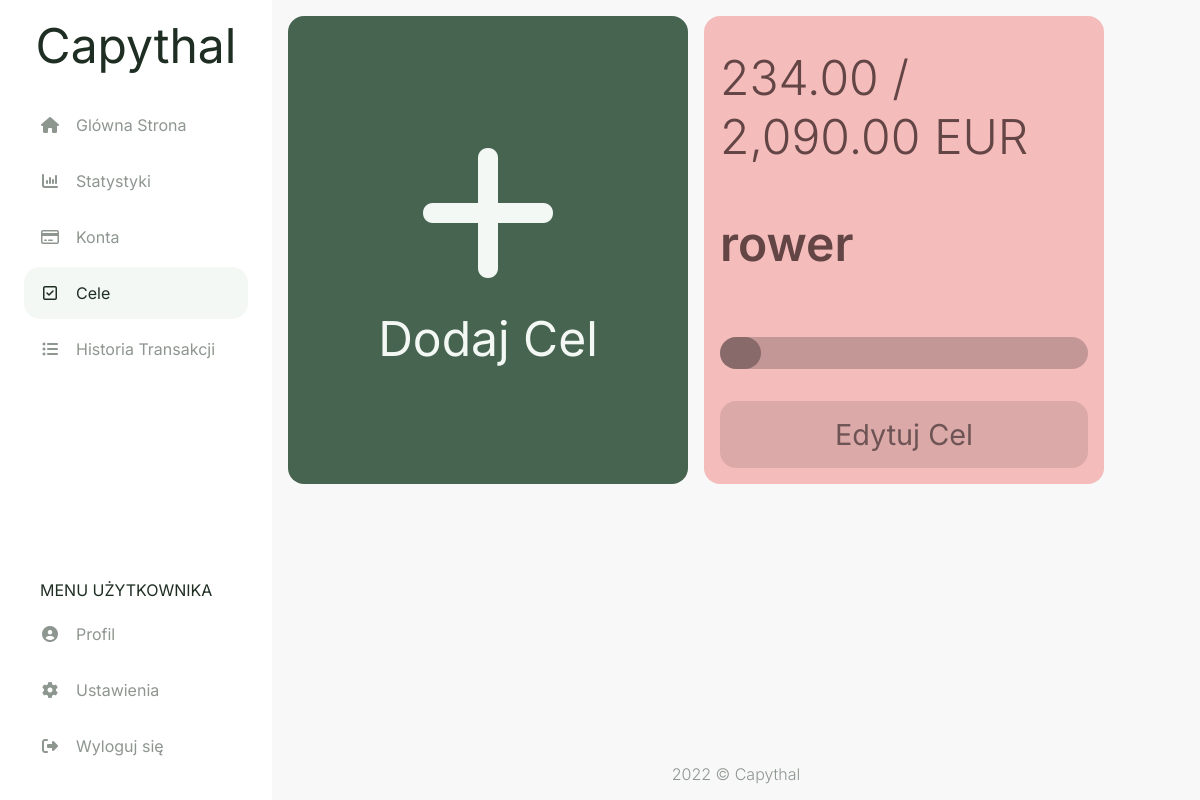
The page /goals (signed in) on the database as committed earlier.
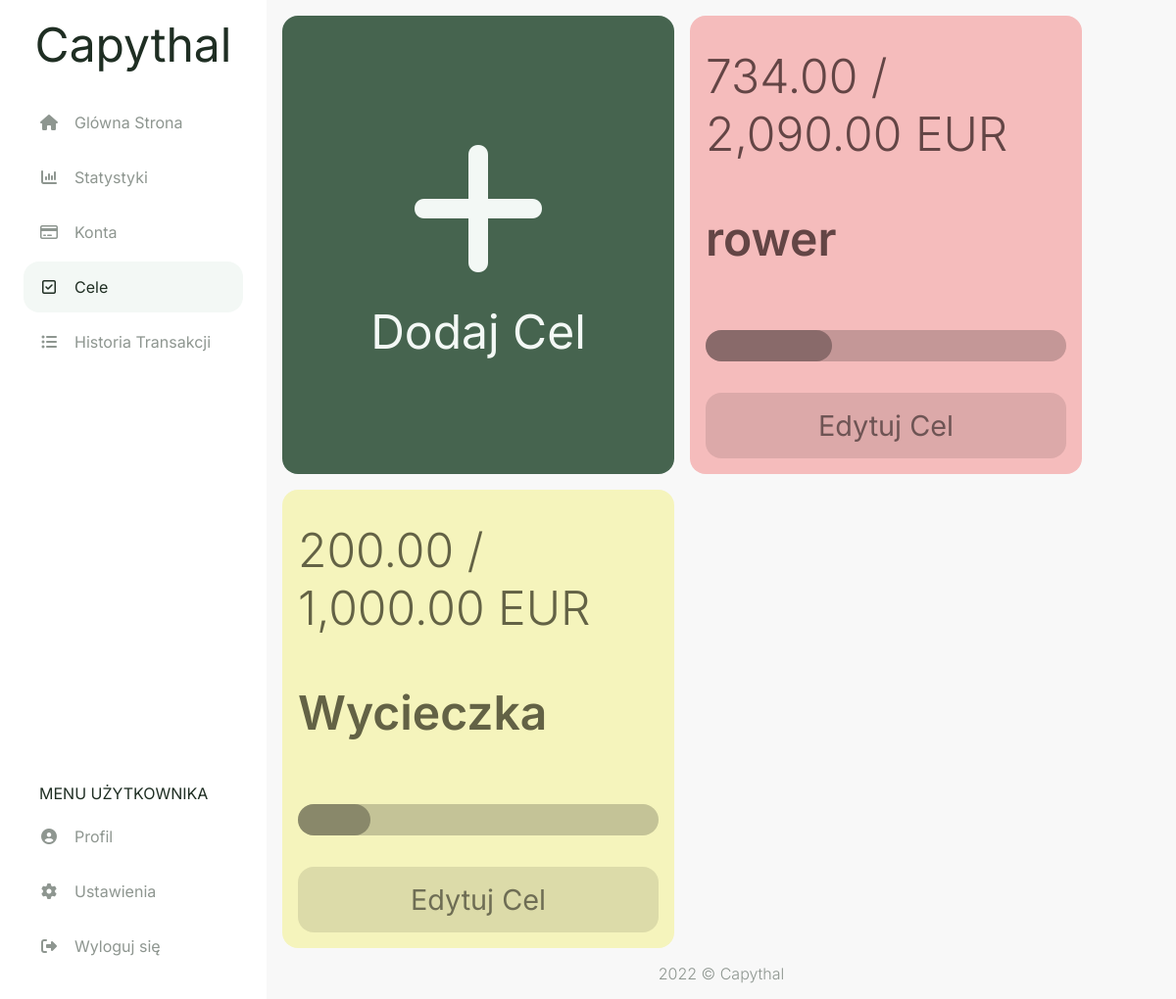
The same page on the database as committed later.
### capythal/models.py (models this page shows, shortened)
class goal(db.Model):
    id = db.Column(db.Integer, primary_key=True)
    account_id = db.Column(db.Integer, db.ForeignKey('account.id'), nullable=False)
    style_id = db.Column(db.Integer, db.ForeignKey('style.id'), nullable=False)
    name = db.Column(db.String(50), nullable=False)
    amount_req = db.Column(db.Numeric(12,2), nullable=False)
    amount_avb = db.Column(db.Numeric(12,2), nullable=False)

class currency(db.Model):
    id = db.Column(db.Integer, primary_key=True)
    name = db.Column(db.String(20), nullable=False)
    account = db.relationship("account", backref="currency", lazy=True)
    settings = db.relationship("settings", backref="currency", lazy=True)

### capythal/routes.py (the view, shortened to what this page needs)
@app.route('/goals', methods=['GET', 'POST'])
@login_required
def goals():
    form_add = addGoalForm()
    form_edit = editGoalForm()
    goals = db.session.query(goal,account,currency,style).join(account, goal.account_id==account.id).join(currency, currency.id==account.currency_id).join(style, goal.style_id==style.id).filter(account.user_id == current_user.id)
    user_accs = db.session.query(account,acc_type).join(acc_type).join(style).filter(account.user_id == current_user.id)
    accs_list = [(i.account.id, f"{i.account.fin_inst} - {i.acc_type.name}") for i in user_accs]
    form_add.account.choices = accs_list
    form_edit.account.choices = accs_list
    if form_add.submitNewGoal.data and form_add.validate():
        new_goal = goal(account_id = form_add.account.data, amount_req = form_add.amount_req.data, amount_avb = form_add.amount_avb.data, style_id = randint(1,10), name = form_add.name.data )
        db.session.add(new_goal)
        db.session.commit()
        return redirect(url_for('goals'))
    if form_edit.deleteGoal.data:
        db.session.execute(
            delete(goal)
            .where((goal.id == form_edit.goal_id.data)))
        db.session.commit()
        return redirect(url_for('goals'))
    return render_template("goals.html", goals = goals, form_add = form_add, form_edit = form_edit, accs_list = accs_list)

### capythal/models.py (called while the page is built)
@login_manager.user_loader
def load_user(user_id):
    return user.query.get(int(user_id))

### capythal/routes.py (called while the page is built)
@app.template_filter()
def currencyFormat(value):
    value = float(value)
    return "{:,.2f}".format(value)

### capythal/templates/goals.html (shortened to what this page needs)
{% extends "layout.html" %}
{% set active_page = "goals" %}
{% block head %}
  {{ super() }}
  <link rel="stylesheet" href="{{ url_for('static', filename='css/goals.css') }}">
  <link rel="stylesheet" href="{{ url_for('static', filename='css/modals/goal-modal.css') }}">
{% endblock %}
{% block content %}
<div class="goals-flexbox">
  {% if accs_list|length == 0 %}
  <div class="goal-add goal-add-disabled bg-main-btn fc-main-btn">
    <span class="fs-1">Aby móc dodać cel, utwórz <a href="{{ url_for('accounts') }}" class="acc-redirect">konto</a></span>
  </div>
  {% else %}
  <a href="#modal-add" class="goal-add bg-main-btn fc-main-btn">
    <span class="goal-plus-sign fa fa-plus"></span>
    <span class="fs-1">Dodaj Cel</span>
  </a>
  {% endif %}
  {% for goal,account,currency,style in goals %}
    <div class="goal-info style-{{ style.name }}">
      <span class="fs-1 fw-light">{{ goal.amount_avb | currencyFormat }} / {{ goal.amount_req | currencyFormat }} {{ currency.name }}</span>
      <span class="fs-1 fw-semibold">{{ goal.name }}</span>
      <div class="goal-bottom">
        <progress class="goal-progress" value="{% if (goal.amount_avb / goal.amount_req) > 0.08 %}{{ goal.amount_avb }}{% else %}{{ goal.amount_req / 12 }}{% endif %}" max="{{ goal.amount_req }}"></progress>
        <a href="#modal{{ goal.id }}" class="goal-edit" value=1>
          <span class="fs-2">Edytuj Cel</span>
        </a>
      </div>
    </div>
  {% endfor %}
</div>
{% endblock %}

Rows that differ between the two databases and show on the page:
changed goal "rower": amount_avb "234.00" → "734.00"
added goal: amount_avb "200.00", amount_req "1,000.00", name "EUR", name "Wycieczka"
